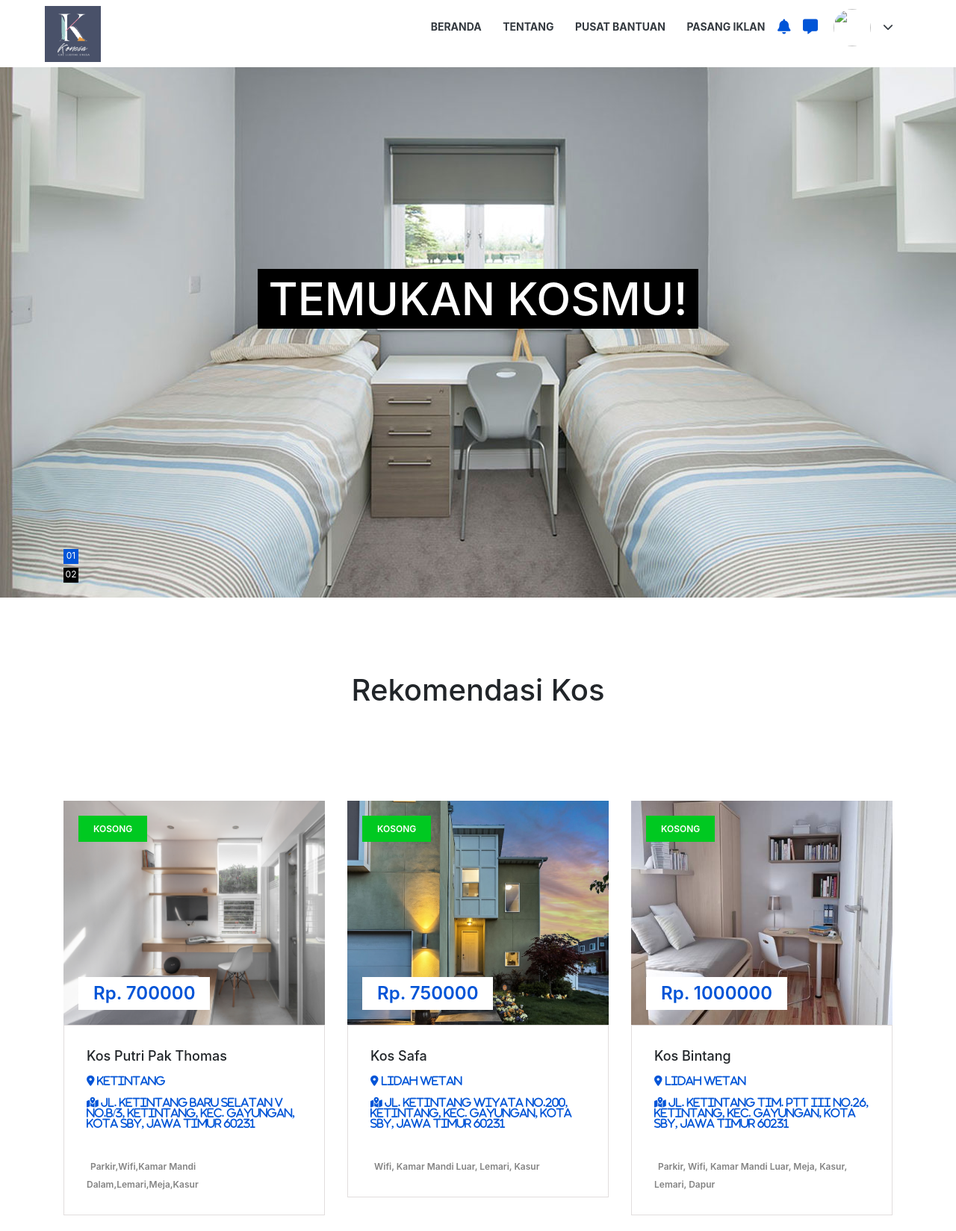
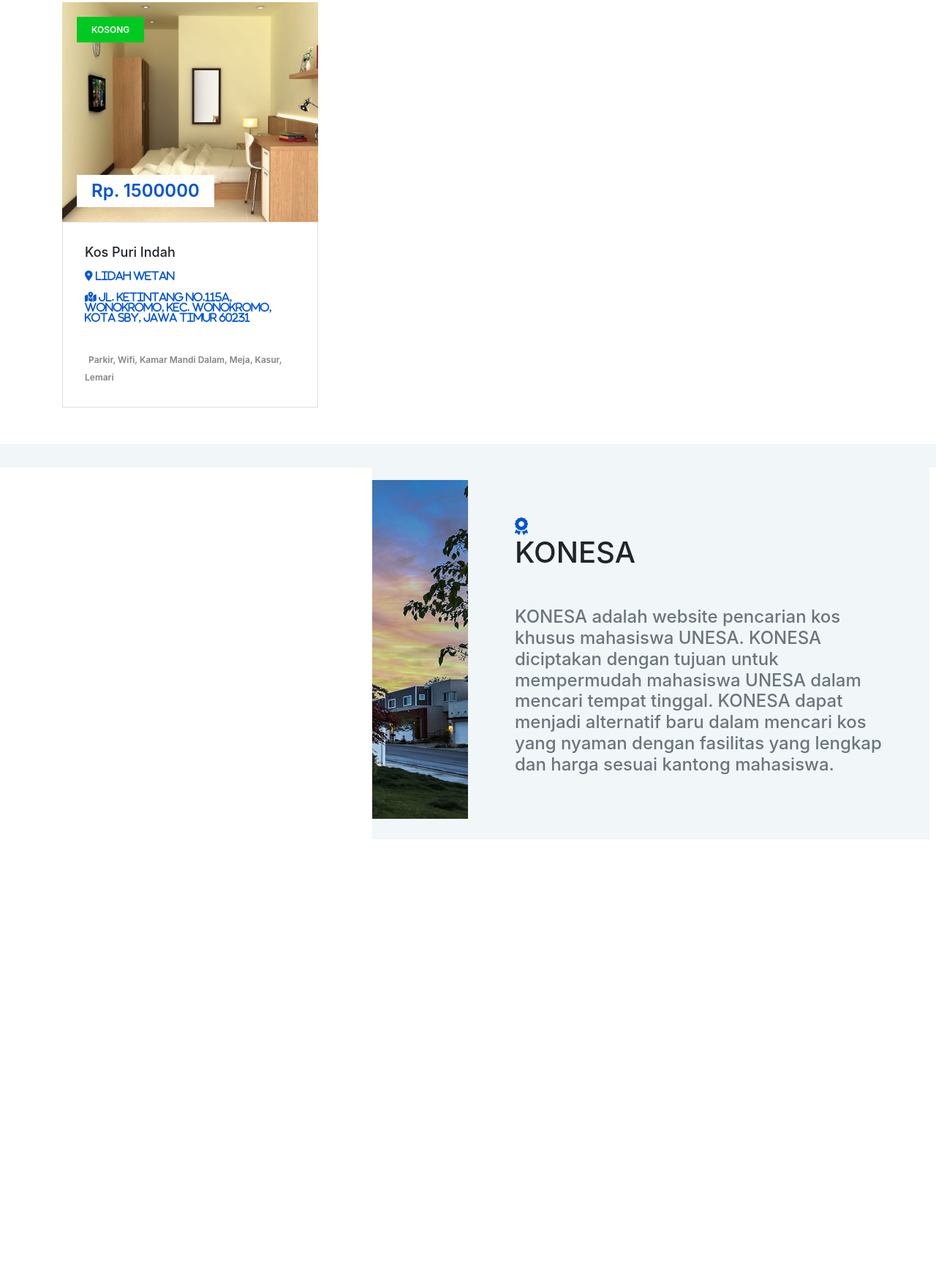
/pemilik/index_pemilik.php (upper part), run on the app's committed database (2 pictures, top to bottom).
### tables this page shows
CREATE TABLE IF NOT EXISTS `data_kos` (
  `kos_id` int(11) NOT NULL AUTO_INCREMENT,
  `kos_nama` varchar(60) NOT NULL,
  `kos_alamat` varchar(100) NOT NULL,
  `kos_harga` float NOT NULL,
  `kos_fasilitas` varchar(1000) NOT NULL,
  `kos_tipe` varchar(25) NOT NULL,
  `kos_jarak` varchar(20) NOT NULL,
  `kos_gender` enum('Putra','Putri','Putra/i') NOT NULL,
  `kos_lokasi` varchar(30) NOT NULL,
  `kos_gambar` varchar(1000) NOT NULL,
  `status` varchar(25) NOT NULL,
  `pemilik_id` varchar(25) NOT NULL,
  PRIMARY KEY (`kos_id`)
);

### koneksi.php (called while the page is built, shortened)
<?php
class Koneksi {
    private $konek;
    private $host = "localhost";
    private $user = "root";
    private $pass = "";
    private $db = "konesa";
    private function sambung() {
        try {
            $this->konek = new PDO("mysql:host=".$this->host.";dbname=".$this->db.";charset=utf8mb4", $this->user, $this->pass);
            $this->konek->setAttribute(PDO::ATTR_ERRMODE, PDO::ERRMODE_EXCEPTION);
            $this->konek->setAttribute(PDO::ATTR_EMULATE_PREPARES, true);
            return $this->konek;
        }catch(PDOException $ex) {
            return NULL;
        }
    }
    public function kueri($sql) {
        $hasil = $this->konek->prepare($sql);
        $hasil->execute();
        return $hasil;
    }
    public function hasil_data($arg){
        return $arg->fetch(PDO::FETCH_ASSOC);
    }
}
?>

### pemilik/index_pemilik.php (the view, shortened to what this page needs)
<?php
require_once '../koneksi.php';
$kon = new Koneksi();
$idpemilik = @$_SESSION['pemilik_id'];
?>
<!DOCTYPE html>
<html lang="en">
  <head>
    <link rel="stylesheet" href="../css/style.css" />
    <link rel="stylesheet" href="../css/classy-nav.min.css" />
    <link rel="stylesheet" href="../css/bootstrap.css" />
    <link rel="stylesheet" href="../css/bootstrap.min.css" />
    <link rel="stylesheet" href="../css/nice-select.css" />
    <link rel="stylesheet" href="../css/animate.css" />
    <link rel="stylesheet" href="../css/owl.carousel.css" />
    <link rel="stylesheet" href="../css/themify-icons.css" />
    <link
      rel="stylesheet"
      href="https://cdnjs.cloudflare.com/ajax/libs/font-awesome/6.2.1/css/all.min.css"
    />
  </head>
  <body>
    <header class="header-area">
      <div class="main-header-area" id="stickyHeader">
        <div class="classy-nav-container breakpoint-off bg-white">
          <nav class="classy-navbar justify-content-between" id="southNav">
            <a class="nav-brand" href="index_pemilik.php"
              ><img src="../images/logo.png" alt="Logo Konesa" style="width:75px;"
            /></a>
            <div class="classy-menu" style="color: black;">
              <div class="classynav">
              <?php
                $que = $kon->kueri("SELECT * FROM pemilik_kos WHERE pemilik_id = '$idpemilik'");
                $hasil = $kon->hasil_data($que);
              ?>
                <ul>
                  <li><a href="#beranda" class="nav-link text-dark font-weight-bold">Beranda</a></li>
                  <li>
                    <a href="#tentang" class="text-dark font-weight-bold">Tentang</a>
                  </li>
                  <li><a href="#pusatbantuan" class="text-dark font-weight-bold">Pusat Bantuan</a></li>
                  <li><a href="paket_iklan.php" class="text-dark font-weight-bold">Pasang Iklan</a></li>
                  <li><i class="fa fa-bell fa-lg" style="color: #0054d7;"></i>
                    </li>
                  <li><i class="fa-solid fa-message fa-lg" style="color: #0054d7;"></i></li>
                  <li><img src="<?= $hasil['pemilik_gambar']; ?>" class="rounded-circle ml-3" style="width: 50px; height: 50px; object-fit:cover;"></li>
                  <li><a href="#" class="text-dark font-weight-bold"><?php echo $hasil['pemilik_nama'] ?><i class="fa fa-chevron-down"></i></a>
                    </li>
                </ul>
              </div>
            </div>
          </nav>
        </div>
      </div>
    </header>
    <section class="hero-area">
      <div class="hero-slides owl-carousel">
        <div
          class="single-hero-slide bg-img"
          style="background-image: url(../images/kamar.jpg)"
        >
          <div class="container h-100">
            <div class="row h-100 align-items-center">
              <div class="col-12">
                <div class="hero-slides-content">
                  <h2 data-animation="fadeInUp" data-delay="100ms">
                    Temukan Kosmu!
                  </h2>
                </div>
              </div>
            </div>
          </div>
        </div>
      </div>
    </section>
    <section class="featured-properties-area section-padding-100-50" id="beranda">
      <div class="container">
        <div class="row">
          <div class="col-12">
            <div class="section-heading wow fadeInUp">
              <h1 class="text-weight-bold">Rekomendasi Kos</h1>
            </div>
          </div>
        </div>
        <div class="row">
        <?php
        $kos = $kon->kueri("SELECT * FROM data_kos WHERE status = 'Kosong' ");
        while ($hasil = $kon->hasil_data($kos)) { ?>
          <div class="col-12 col-md-6 col-xl-4 mt-4">
            <div
              class="single-featured-property mb-50 wow fadeInUp"
              data-wow-delay="100ms"
            >
              <div class="property-thumb">
                <img src="<?php echo $hasil['kos_gambar']; ?>" style="width: 400px; height: 300px; object-fit:cover;" alt="kamar"/>
                <div class="tag">
                  <span><?php echo $hasil['status']; ?></span>
                </div>
                <div class="list-price">
                  <p>Rp. <?php echo $hasil['kos_harga']; ?></p>
                </div>
              </div>
              <div class="property-content">
                <h5><?php echo $hasil['kos_nama']; ?></h5>
                <p class="location mr-4 mb-0"  style="color:#0054d7;">
                  <i class="fa fa-location-dot"> <?php echo $hasil['kos_lokasi']; ?></i>
                </p>
                <p class="address"  style="color:#0054d7;">
                  <i class="fa fa-map-location-dot mt-2"> <?php echo $hasil['kos_alamat']; ?></i>
                </p>
                <div
                  class="property-meta-data d-flex align-items-end justify-content-between"
                >
                  <div class="new-tag">
                    <span><?php echo $hasil['kos_fasilitas']; ?></span>
                  </div>
                </div>
              </div>
            </div>
          </div>
          <?php
    }
    ?>
        </div>
      </div>
    </section>
    <section class="south-editor-area d-flex align-items-center mb-50" id="tentang">
       <div class="editor-thumbnail">
        <img src="../images/feature6.jpg" alt="" style="width: 100%;" />
      </div>
      <div class="editor-content-area">
        <div class="section-heading wow fadeInUp" data-wow-delay="250ms">
          <i class="fa-sharp fa-solid fa-award fa-xl"  style="color: #0054d7;"></i>
          <h1 class="text-weight-bold">KONESA</h1>
        </div>
        <h4 class="wow fadeInUp text-secondary" data-wow-delay="500ms">
          KONESA adalah website pencarian kos khusus mahasiswa UNESA. KONESA diciptakan dengan tujuan
          untuk mempermudah mahasiswa UNESA dalam mencari tempat tinggal. KONESA dapat menjadi alternatif baru
          dalam mencari kos yang nyaman dengan fasilitas yang lengkap dan harga sesuai kantong mahasiswa.
        </h4>
      </div>
    </section>
    <footer
      class="footer-area section-padding-100-0 bg-img gradient-background-overlay"
      style="background-image: url(../images/hero1.jpg)" id="pusatbantuan"
    >
      <div class="main-footer-area">
        <div class="container">
          <div class="row">
            <div class="col-12 col-sm-4 ">
              <div class="footer-widget-area mb-100">
                <div class="widget-title">
                  <h6>konesa</h6>
                </div>
                <div class="footer-logo my-4">
                  <img src="../images/logo.png" alt="" />
                </div>
              </div>
            </div>
            <div class="col-12 col-sm-4 ">
              <div class="footer-widget-area mb-100">
                <div class="widget-title">
                  <h6>Kebijakan</h6>
                </div>
               <ul class="useful-links-nav align-items-center">
                <li><a href="#">Kebijakan Privasi</a></li>
                <li><a href="#">Syarat dan Ketentuan Umum</a></li>
              </ul>
              </div>
            </div>
            <div class="col-12 col-sm-4 ">
              <div class="footer-widget-area mb-100">
                <div class="widget-title">
                  <h6>Hubungi Kami</h6>
                <div class="address">
                  <h6>
                  </h6>
                  <h6>
                  </h6>
                </div>
                </div>
              </div>
            </div>
          </div>
        </div>
      </div>
    </footer>
  </body>
</html>

### data on the page
data_kos: kos_gambar (picture), status "KOSONG", kos_harga "700000", kos_nama "Kos Putri Pak Thomas", kos_lokasi "Ketintang", kos_alamat "Jl. Ketintang Baru Selatan V No.B/3, Ketintang, Kec. Gayungan, Kota SBY, Jawa Timur 60231", kos_fasilitas "Parkir,Wifi,Kamar Mandi Dalam,Lemari,Meja,Kasur"
data_kos: kos_gambar (picture), status "KOSONG", kos_harga "750000", kos_nama "Kos Safa", kos_lokasi "Lidah Wetan", kos_alamat "Jl. Ketintang Wiyata No.200, Ketintang, Kec. Gayungan, Kota SBY, Jawa Timur 60231", kos_fasilitas "Wifi, Kamar Mandi Luar, Lemari, Kasur"
data_kos: kos_gambar (picture), status "KOSONG", kos_harga "1000000", kos_nama "Kos Bintang", kos_lokasi "Lidah Wetan", kos_alamat "Jl. Ketintang Tim. PTT III No.26, Ketintang, Kec. Gayungan, Kota SBY, Jawa Timur 60231", kos_fasilitas "Parkir, Wifi, Kamar Mandi Luar, Meja, Kasur, Lemari, Dapur"
data_kos: kos_gambar (picture), status "KOSONG", kos_harga "1500000", kos_nama "Kos Puri Indah", kos_lokasi "Lidah Wetan", kos_alamat "Jl. Ketintang No.115a, Wonokromo, Kec. Wonokromo, Kota SBY, Jawa Timur 60231", kos_fasilitas "Parkir, Wifi, Kamar Mandi Dalam, Meja, Kasur, Lemari"
